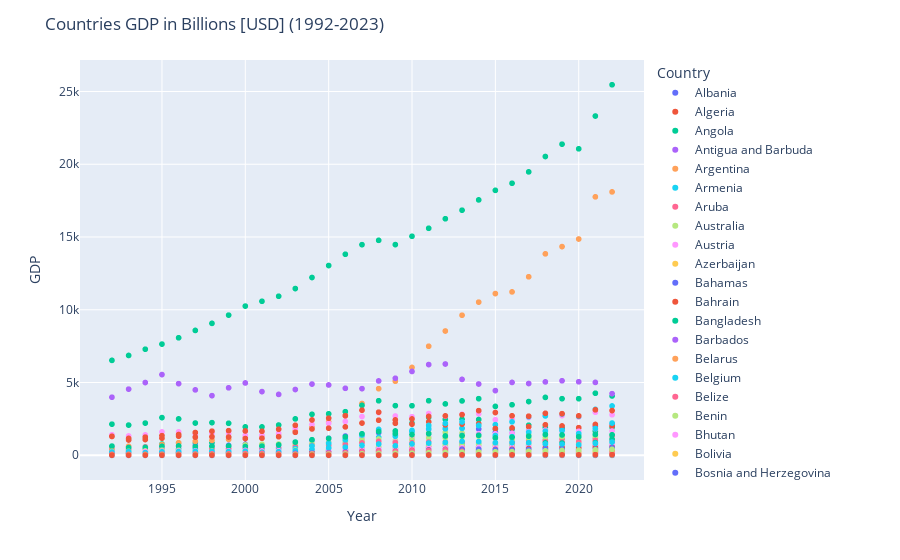

The cell this chart's notebook holds for it:
### Markdown cell above
# Problem 2 - Data Visualization
#### a)
To get some first insights in the data, create meaningful plots. <br>
You can use any kind that you deem useful: histograms, line plots, etc.

### Code cell
# Interactive Scatter plot of GDP for each country from 1992-2023


fig = px.scatter(gdp, x=gdp['year'], y=gdp['GDP'], color='Country', hover_name='Country')

fig.update_layout(
    xaxis_title=f'Year',
    yaxis_title=f'GDP',
    title='Countries GDP in Billions [USD] (1992-2023)',
    showlegend=True
)

fig.show()
